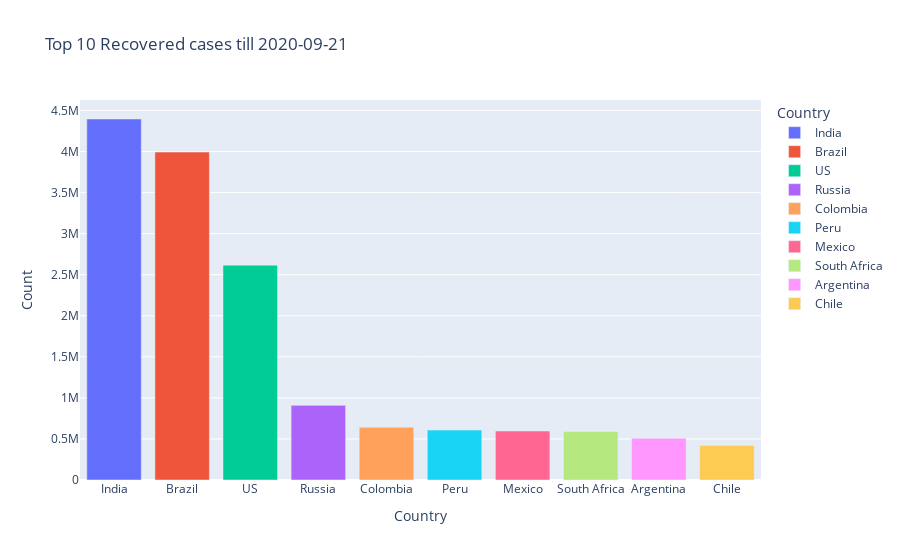

The notebook cell saved with this chart:
### Code cell
date =max(Totaldata[Totaldata['Status']=='Confirmed'].index)
date = date.date()
px.bar(Top10CountriesRecovered,x='Country',y='Count',color='Country',title='Top 10 Recovered cases till '+str(date))

### Figure 1 — Plotly figure (JSON) as saved in the notebook; plotly's stock layout.template omitted (floating-point values rounded to 4 significant figures)
{"data": [{"alignmentgroup": "True", "hovertemplate": "Country=%{x}<br>Count=%{y}<extra></extra>", "legendgroup": "India", "marker": {"color": "#636efa", "pattern": {"shape": ""}}, "name": "India", "offsetgroup": "India", "orientation": "v", "showlegend": true, "textposition": "auto", "type": "bar", "x": ["India"], "xaxis": "x", "y": [4396399], "yaxis": "y"}, {"alignmentgroup": "True", "hovertemplate": "Country=%{x}<br>Count=%{y}<extra></extra>", "legendgroup": "Brazil", "marker": {"color": "#EF553B", "pattern": {"shape": ""}}, "name": "Brazil", "offsetgroup": "Brazil", "orientation": "v", "showlegend": true, "textposition": "auto", "type": "bar", "x": ["Brazil"], "xaxis": "x", "y": [3993432], "yaxis": "y"}, {"alignmentgroup": "True", "hovertemplate": "Country=%{x}<br>Count=%{y}<extra></extra>", "legendgroup": "US", "marker": {"color": "#00cc96", "pattern": {"shape": ""}}, "name": "US", "offsetgroup": "US", "orientation": "v", "showlegend": true, "textposition": "auto", "type": "bar", "x": ["US"], "xaxis": "x", "y": [2615949], "yaxis": "y"}, {"alignmentgroup": "True", "hovertemplate": "Country=%{x}<br>Count=%{y}<extra></extra>", "legendgroup": "Russia", "marker": {"color": "#ab63fa", "pattern": {"shape": ""}}, "name": "Russia", "offsetgroup": "Russia", "orientation": "v", "showlegend": true, "textposition": "auto", "type": "bar", "x": ["Russia"], "xaxis": "x", "y": [909026], "yaxis": "y"}, {"alignmentgroup": "True", "hovertemplate": "Country=%{x}<br>Count=%{y}<extra></extra>", "legendgroup": "Colombia", "marker": {"color": "#FFA15A", "pattern": {"shape": ""}}, "name": "Colombia", "offsetgroup": "Colombia", "orientation": "v", "showlegend": true, "textposition": "auto", "type": "bar", "x": ["Colombia"], "xaxis": "x", "y": [640900], "yaxis": "y"}, {"alignmentgroup": "True", "hovertemplate": "Country=%{x}<br>Count=%{y}<extra></extra>", "legendgroup": "Peru", "marker": {"color": "#19d3f3", "pattern": {"shape": ""}}, "name": "Peru", "offsetgroup": "Peru", "orientation": "v", "showlegend": true, "textposition": "auto", "type": "bar", "x": ["Peru"], "xaxis": "x", "y": [607837], "yaxis": "y"}, {"alignmentgroup": "True", "hovertemplate": "Country=%{x}<br>Count=%{y}<extra></extra>", "legendgroup": "Mexico", "marker": {"color": "#FF6692", "pattern": {"shape": ""}}, "name": "Mexico", "offsetgroup": "Mexico", "orientation": "v", "showlegend": true, "textposition": "auto", "type": "bar", "x": ["Mexico"], "xaxis": "x", "y": [596317], "yaxis": "y"}, {"alignmentgroup": "True", "hovertemplate": "Country=%{x}<br>Count=%{y}<extra></extra>", "legendgroup": "South Africa", "marker": {"color": "#B6E880", "pattern": {"shape": ""}}, "name": "South Africa", "offsetgroup": "South Africa", "orientation": "v", "showlegend": true, "textposition": "auto", "type": "bar", "x": ["South Africa"], "xaxis": "x", "y": [591208], "yaxis": "y"}, {"alignmentgroup": "True", "hovertemplate": "Country=%{x}<br>Count=%{y}<extra></extra>", "legendgroup": "Argentina", "marker": {"color": "#FF97FF", "pattern": {"shape": ""}}, "name": "Argentina", "offsetgroup": "Argentina", "orientation": "v", "showlegend": true, "textposition": "auto", "type": "bar", "x": ["Argentina"], "xaxis": "x", "y": [508563], "yaxis": "y"}, {"alignmentgroup": "True", "hovertemplate": "Country=%{x}<br>Count=%{y}<extra></extra>", "legendgroup": "Chile", "marker": {"color": "#FECB52", "pattern": {"shape": ""}}, "name": "Chile", "offsetgroup": "Chile", "orientation": "v", "showlegend": true, "textposition": "auto", "type": "bar", "x": ["Chile"], "xaxis": "x", "y": [421111], "yaxis": "y"}], "layout": {"barmode": "relative", "legend": {"title": {"text": "Country"}, "tracegroupgap": 0}, "title": {"text": "Top 10 Recovered cases till 2020-09-21"}, "xaxis": {"anchor": "y", "categoryarray": ["India", "Brazil", "US", "Russia", "Colombia", "Peru", "Mexico", "South Africa", "Argentina", "Chile"], "categoryorder": "array", "domain": [0, 1], "title": {"text": "Country"}}, "yaxis": {"anchor": "x", "domain": [0, 1], "title": {"text": "Count"}}}}
